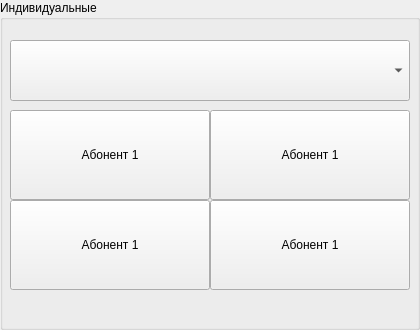
     <widget class="QGroupBox" name="groupBox_2">
      <property name="geometry">
       <rect>
        <x>470</x>
        <y>330</y>
        <width>420</width>
        <height>330</height>
       </rect>
      </property>
      <property name="title">
       <string>Индивидуальные</string>
      </property>
      <widget class="QComboBox" name="comboBox_2">
       <property name="geometry">
        <rect>
         <x>10</x>
         <y>40</y>
         <width>400</width>
         <height>61</height>
        </rect>
       </property>
      </widget>
      <widget class="QPushButton" name="pushButton_12">
       <property name="geometry">
        <rect>
         <x>10</x>
         <y>110</y>
         <width>200</width>
         <height>90</height>
        </rect>
       </property>
       <property name="text">
        <string>Абонент 1</string>
       </property>
      </widget>
      <widget class="QPushButton" name="pushButton_13">
       <property name="geometry">
        <rect>
         <x>210</x>
         <y>110</y>
         <width>200</width>
         <height>90</height>
        </rect>
       </property>
       <property name="text">
        <string>Абонент 1</string>
       </property>
      </widget>
      <widget class="QPushButton" name="pushButton_14">
       <property name="geometry">
        <rect>
         <x>210</x>
         <y>200</y>
         <width>200</width>
         <height>90</height>
        </rect>
       </property>
       <property name="text">
        <string>Абонент 1</string>
       </property>
      </widget>
      <widget class="QPushButton" name="pushButton_15">
       <property name="geometry">
        <rect>
         <x>10</x>
         <y>200</y>
         <width>200</width>
         <height>90</height>
        </rect>
       </property>
       <property name="text">
        <string>Абонент 1</string>
       </property>
      </widget>
     </widget>
